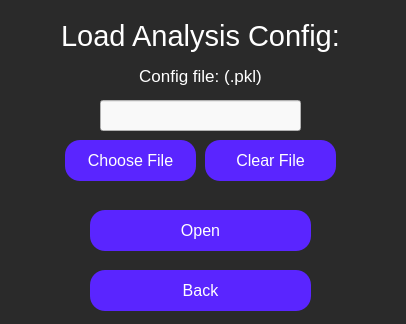
<?xml version="1.0" encoding="UTF-8"?>
<ui version="4.0">
 <class>loadConfig</class>
 <widget class="QWidget" name="loadConfig">
  <property name="geometry">
   <rect>
    <x>0</x>
    <y>0</y>
    <width>406</width>
    <height>324</height>
   </rect>
  </property>
  <property name="windowTitle">
   <string>Load Analysis Config</string>
  </property>
  <property name="styleSheet">
   <string notr="true">QWidget {
	background-color: rgb(42, 42, 42);
}</string>
  </property>
  <widget class="QLabel" name="editImageDisplayLabel">
   <property name="geometry">
    <rect>
     <x>60</x>
     <y>-30</y>
     <width>281</width>
     <height>131</height>
    </rect>
   </property>
   <property name="styleSheet">
    <string notr="true">QLabel {
	font-size: 29px;
	color: rgb(255, 255, 255);
	background-color: rgba(255, 255, 255, 0);
}</string>
   </property>
   <property name="text">
    <string>Load Analysis Config:</string>
   </property>
   <property name="textFormat">
    <enum>Qt::AutoText</enum>
   </property>
   <property name="scaledContents">
    <bool>false</bool>
   </property>
   <property name="alignment">
    <set>Qt::AlignCenter</set>
   </property>
   <property name="wordWrap">
    <bool>true</bool>
   </property>
  </widget>
  <widget class="QLabel" name="newFolderPathLabel">
   <property name="geometry">
    <rect>
     <x>100</x>
     <y>50</y>
     <width>201</width>
     <height>51</height>
    </rect>
   </property>
   <property name="styleSheet">
    <string notr="true">QLabel {
	background-color: rgba(255, 255, 255, 0);
	color: white;
	font-size: 17px;
}</string>
   </property>
   <property name="text">
    <string>Config file: (.pkl)</string>
   </property>
   <property name="alignment">
    <set>Qt::AlignCenter</set>
   </property>
   <property name="textInteractionFlags">
    <set>Qt::NoTextInteraction</set>
   </property>
  </widget>
  <widget class="QLineEdit" name="roiPathInput">
   <property name="geometry">
    <rect>
     <x>100</x>
     <y>100</y>
     <width>201</width>
     <height>31</height>
    </rect>
   </property>
   <property name="styleSheet">
    <string notr="true">QLineEdit {
	background-color: rgb(249, 249, 249);
	color: black;
}</string>
   </property>
  </widget>
  <widget class="QPushButton" name="chooseFileButton">
   <property name="geometry">
    <rect>
     <x>65</x>
     <y>140</y>
     <width>131</width>
     <height>41</height>
    </rect>
   </property>
   <property name="styleSheet">
    <string notr="true">QPushButton {
	color: white;
	font-size: 16px;
	background: rgb(90, 37, 255);
	border-radius: 15px;
}</string>
   </property>
   <property name="text">
    <string>Choose File</string>
   </property>
  </widget>
  <widget class="QPushButton" name="clearFileButton">
   <property name="geometry">
    <rect>
     <x>205</x>
     <y>140</y>
     <width>131</width>
     <height>41</height>
    </rect>
   </property>
   <property name="styleSheet">
    <string notr="true">QPushButton {
	color: white;
	font-size: 16px;
	background: rgb(90, 37, 255);
	border-radius: 15px;
}</string>
   </property>
   <property name="text">
    <string>Clear File</string>
   </property>
  </widget>
  <widget class="QPushButton" name="openRoiButton">
   <property name="geometry">
    <rect>
     <x>90</x>
     <y>210</y>
     <width>221</width>
     <height>41</height>
    </rect>
   </property>
   <property name="styleSheet">
    <string notr="true">QPushButton {
	color: white;
	font-size: 16px;
	background: rgb(90, 37, 255);
	border-radius: 15px;
}</string>
   </property>
   <property name="text">
    <string>Open</string>
   </property>
  </widget>
  <widget class="QPushButton" name="backButton">
   <property name="geometry">
    <rect>
     <x>90</x>
     <y>270</y>
     <width>221</width>
     <height>41</height>
    </rect>
   </property>
   <property name="styleSheet">
    <string notr="true">QPushButton {
	color: white;
	font-size: 16px;
	background: rgb(90, 37, 255);
	border-radius: 15px;
}</string>
   </property>
   <property name="text">
    <string>Back</string>
   </property>
  </widget>
 </widget>
 <resources/>
 <connections/>
</ui>
